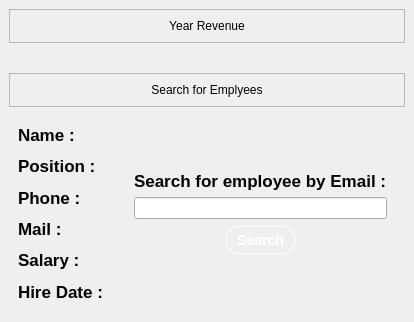
                <widget class="QWidget" name="manager">
                 <layout class="QVBoxLayout" name="verticalLayout_13">
                  <property name="leftMargin">
                   <number>0</number>
                  </property>
                  <property name="topMargin">
                   <number>0</number>
                  </property>
                  <property name="rightMargin">
                   <number>0</number>
                  </property>
                  <property name="bottomMargin">
                   <number>0</number>
                  </property>
                  <item>
                   <widget class="QWidget" name="MainMenu_2" native="true">
                    <property name="sizePolicy">
                     <sizepolicy hsizetype="Expanding" vsizetype="Expanding">
                      <horstretch>0</horstretch>
                      <verstretch>0</verstretch>
                     </sizepolicy>
                    </property>
                    <layout class="QVBoxLayout" name="verticalLayout_3">
                     <property name="leftMargin">
                      <number>0</number>
                     </property>
                     <property name="topMargin">
                      <number>0</number>
                     </property>
                     <property name="rightMargin">
                      <number>0</number>
                     </property>
                     <property name="bottomMargin">
                      <number>0</number>
                     </property>
                     <item>
                      <widget class="QWidget" name="graphContainer" native="true">
                       <property name="sizePolicy">
                        <sizepolicy hsizetype="Expanding" vsizetype="Expanding">
                         <horstretch>0</horstretch>
                         <verstretch>0</verstretch>
                        </sizepolicy>
                       </property>
                       <property name="minimumSize">
                        <size>
                         <width>200</width>
                         <height>0</height>
                        </size>
                       </property>
                       <layout class="QVBoxLayout" name="verticalLayout_10">
                        <item>
                         <widget class="QFrame" name="frame">
                          <property name="frameShape">
                           <enum>QFrame::Shape::StyledPanel</enum>
                          </property>
                          <property name="frameShadow">
                           <enum>QFrame::Shadow::Raised</enum>
                          </property>
                          <layout class="QHBoxLayout" name="horizontalLayout_8">
                           <item alignment="Qt::AlignmentFlag::AlignHCenter">
                            <widget class="QLabel" name="head1">
                             <property name="text">
                              <string>Year Revenue</string>
                             </property>
                             <property name="alignment">
                              <set>Qt::AlignmentFlag::AlignCenter</set>
                             </property>
                            </widget>
                           </item>
                          </layout>
                         </widget>
                        </item>
                        <item>
                         <widget class="QCustomPlot" name="graph" native="true">
                          <property name="sizePolicy">
                           <sizepolicy hsizetype="Preferred" vsizetype="Expanding">
                            <horstretch>0</horstretch>
                            <verstretch>0</verstretch>
                           </sizepolicy>
                          </property>
                         </widget>
                        </item>
                       </layout>
                      </widget>
                     </item>
                     <item>
                      <widget class="QWidget" name="employeeContainer" native="true">
                       <property name="minimumSize">
                        <size>
                         <width>200</width>
                         <height>0</height>
                        </size>
                       </property>
                       <layout class="QVBoxLayout" name="verticalLayout_25">
                        <item>
                         <widget class="QFrame" name="frame_7">
                          <property name="frameShape">
                           <enum>QFrame::Shape::StyledPanel</enum>
                          </property>
                          <property name="frameShadow">
                           <enum>QFrame::Shadow::Raised</enum>
                          </property>
                          <layout class="QHBoxLayout" name="horizontalLayout_11">
                           <item alignment="Qt::AlignmentFlag::AlignHCenter">
                            <widget class="QLabel" name="head2">
                             <property name="text">
                              <string>Search for Emplyees</string>
                             </property>
                             <property name="alignment">
                              <set>Qt::AlignmentFlag::AlignCenter</set>
                             </property>
                            </widget>
                           </item>
                          </layout>
                         </widget>
                        </item>
                        <item>
                         <widget class="QWidget" name="widget" native="true">
                          <layout class="QHBoxLayout" name="horizontalLayout_22">
                           <item>
                            <widget class="QWidget" name="widget_2" native="true">
                             <layout class="QVBoxLayout" name="verticalLayout_12">
                              <property name="leftMargin">
                               <number>0</number>
                              </property>
                              <property name="topMargin">
                               <number>0</number>
                              </property>
                              <property name="rightMargin">
                               <number>0</number>
                              </property>
                              <property name="bottomMargin">
                               <number>0</number>
                              </property>
                              <item>
                               <widget class="QWidget" name="widget_13" native="true">
                                <layout class="QHBoxLayout" name="horizontalLayout_14">
                                 <property name="leftMargin">
                                  <number>0</number>
                                 </property>
                                 <property name="topMargin">
                                  <number>0</number>
                                 </property>
                                 <property name="rightMargin">
                                  <number>0</number>
                                 </property>
                                 <property name="bottomMargin">
                                  <number>0</number>
                                 </property>
                                 <item>
                                  <widget class="QLabel" name="label">
                                   <property name="font">
                                    <font>
                                     <pointsize>13</pointsize>
                                     <bold>true</bold>
                                    </font>
                                   </property>
                                   <property name="text">
                                    <string>Name :</string>
                                   </property>
                                  </widget>
                                 </item>
                                 <item>
                                  <widget class="QLabel" name="employeeName">
                                   <property name="font">
                                    <font>
                                     <pointsize>13</pointsize>
                                     <bold>false</bold>
                                    </font>
                                   </property>
                                   <property name="text">
                                    <string/>
                                   </property>
                                  </widget>
                                 </item>
                                </layout>
                               </widget>
                              </item>
                              <item>
                               <widget class="QWidget" name="widget_10" native="true">
                                <layout class="QHBoxLayout" name="horizontalLayout_10">
                                 <property name="leftMargin">
                                  <number>0</number>
                                 </property>
                                 <property name="topMargin">
                                  <number>0</number>
                                 </property>
                                 <property name="rightMargin">
                                  <number>0</number>
                                 </property>
                                 <property name="bottomMargin">
                                  <number>0</number>
                                 </property>
                                 <item>
                                  <widget class="QLabel" name="label_6">
                                   <property name="font">
                                    <font>
                                     <pointsize>13</pointsize>
                                     <bold>true</bold>
                                    </font>
                                   </property>
                                   <property name="text">
                                    <string>Position :</string>
                                   </property>
                                  </widget>
                                 </item>
                                 <item>
                                  <widget class="QLabel" name="employeePosition">
                                   <property name="font">
                                    <font>
                                     <pointsize>13</pointsize>
                                     <bold>false</bold>
                                    </font>
                                   </property>
                                   <property name="text">
                                    <string/>
                                   </property>
                                  </widget>
                                 </item>
                                </layout>
                               </widget>
                              </item>
                              <item>
                               <widget class="QWidget" name="widget_12" native="true">
                                <layout class="QHBoxLayout" name="horizontalLayout_13">
                                 <property name="leftMargin">
                                  <number>0</number>
                                 </property>
                                 <property name="topMargin">
                                  <number>0</number>
                                 </property>
                                 <property name="rightMargin">
                                  <number>0</number>
                                 </property>
                                 <property name="bottomMargin">
                                  <number>0</number>
                                 </property>
                                 <item>
                                  <widget class="QLabel" name="label_2">
                                   <property name="font">
                                    <font>
                                     <pointsize>13</pointsize>
                                     <bold>true</bold>
                                    </font>
                                   </property>
                                   <property name="text">
                                    <string>Phone :</string>
                                   </property>
                                  </widget>
                                 </item>
                                 <item>
                                  <widget class="QLabel" name="employeePhone">
                                   <property name="font">
                                    <font>
                                     <pointsize>13</pointsize>
                                     <bold>false</bold>
                                    </font>
                                   </property>
                                   <property name="text">
                                    <string/>
                                   </property>
                                  </widget>
                                 </item>
                                </layout>
                               </widget>
                              </item>
                              <item>
                               <widget class="QWidget" name="widget_3" native="true">
                                <layout class="QHBoxLayout" name="horizontalLayout_6">
                                 <property name="leftMargin">
                                  <number>0</number>
                                 </property>
                                 <property name="topMargin">
                                  <number>0</number>
                                 </property>
                                 <property name="rightMargin">
                                  <number>0</number>
                                 </property>
                                 <property name="bottomMargin">
                                  <number>0</number>
                                 </property>
                                 <item>
                                  <widget class="QLabel" name="label_7">
                                   <property name="font">
                                    <font>
                                     <pointsize>13</pointsize>
                                     <bold>true</bold>
                                    </font>
                                   </property>
                                   <property name="text">
                                    <string>Mail :</string>
                                   </property>
                                  </widget>
                                 </item>
                                 <item>
                                  <widget class="QLabel" name="employeeEmail">
                                   <property name="font">
                                    <font>
                                     <pointsize>13</pointsize>
                                     <bold>false</bold>
                                    </font>
                                   </property>
                                   <property name="text">
                                    <string/>
                                   </property>
                                  </widget>
                                 </item>
                                </layout>
                               </widget>
                              </item>
                              <item>
                               <widget class="QWidget" name="widget_11" native="true">
                                <layout class="QHBoxLayout" name="horizontalLayout_9">
                                 <property name="leftMargin">
                                  <number>0</number>
                                 </property>
                                 <property name="topMargin">
                                  <number>0</number>
                                 </property>
                                 <property name="rightMargin">
                                  <number>0</number>
                                 </property>
                                 <property name="bottomMargin">
                                  <number>0</number>
                                 </property>
                                 <item>
                                  <widget class="QLabel" name="label_3">
                                   <property name="font">
                                    <font>
                                     <pointsize>13</pointsize>
                                     <bold>true</bold>
                                    </font>
                                   </property>
                                   <property name="text">
                                    <string>Salary :</string>
                                   </property>
                                  </widget>
                                 </item>
                                 <item>
                                  <widget class="QLabel" name="employeeSalary">
                                   <property name="font">
                                    <font>
                                     <pointsize>13</pointsize>
                                     <bold>false</bold>
                                    </font>
                                   </property>
                                   <property name="text">
                                    <string/>
                                   </property>
                                  </widget>
                                 </item>
                                </layout>
                               </widget>
                              </item>
                              <item>
                               <widget class="QWidget" name="widget_14" native="true">
                                <layout class="QHBoxLayout" name="horizontalLayout_12">
                                 <property name="leftMargin">
                                  <number>0</number>
                                 </property>
                                 <property name="topMargin">
                                  <number>0</number>
                                 </property>
                                 <property name="rightMargin">
                                  <number>0</number>
                                 </property>
                                 <property name="bottomMargin">
                                  <number>0</number>
                                 </property>
                                 <item>
                                  <widget class="QLabel" name="label_8">
                                   <property name="font">
                                    <font>
                                     <pointsize>13</pointsize>
                                     <bold>true</bold>
                                    </font>
                                   </property>
                                   <property name="text">
                                    <string>Hire Date :</string>
                                   </property>
                                  </widget>
                                 </item>
                                 <item>
                                  <widget class="QLabel" name="hireDate">
                                   <property name="font">
                                    <font>
                                     <pointsize>13</pointsize>
                                     <bold>false</bold>
                                    </font>
                                   </property>
                                   <property name="text">
                                    <string/>
                                   </property>
                                  </widget>
                                 </item>
                                </layout>
                               </widget>
                              </item>
                             </layout>
                            </widget>
                           </item>
                           <item alignment="Qt::AlignmentFlag::AlignRight">
                            <widget class="QWidget" name="widget_36" native="true">
                             <layout class="QVBoxLayout" name="verticalLayout_24">
                              <item>
                               <spacer name="verticalSpacer_8">
                                <property name="orientation">
                                 <enum>Qt::Orientation::Vertical</enum>
                                </property>
                                <property name="sizeHint" stdset="0">
                                 <size>
                                  <width>20</width>
                                  <height>40</height>
                                 </size>
                                </property>
                               </spacer>
                              </item>
                              <item alignment="Qt::AlignmentFlag::AlignTop">
                               <widget class="QLabel" name="label_22">
                                <property name="font">
                                 <font>
                                  <pointsize>13</pointsize>
                                  <bold>true</bold>
                                 </font>
                                </property>
                                <property name="text">
                                 <string>Search for employee by Email :</string>
                                </property>
                               </widget>
                              </item>
                              <item>
                               <widget class="QLineEdit" name="employeeSearch"/>
                              </item>
                              <item alignment="Qt::AlignmentFlag::AlignHCenter">
                               <widget class="QPushButton" name="searchBtn">
                                <property name="font">
                                 <font>
                                  <family>Arial</family>
                                  <pointsize>-1</pointsize>
                                  <bold>true</bold>
                                 </font>
                                </property>
                                <property name="styleSheet">
                                 <string notr="true">QPushButton {
        background-color: qlineargradient(spread:pad, x1:0, y1:0, x2:1, y2:1, 
                                          stop:0 rgba(50, 150, 250, 255), 
                                          stop:1 rgba(0, 100, 200, 255));
        color: white;
        border: 2px solid rgba(255, 255, 255, 0.5);
        border-radius: 15px; /* Rounded corners */
        padding: 5px 10px;
        font-size: 14px;
        font-weight: bold;
        font-family: &quot;Arial&quot;;
    }
    QPushButton:hover {
        background-color: qlineargradient(spread:pad, x1:0, y1:0, x2:1, y2:1, 
                                          stop:0 rgba(70, 170, 255, 255), 
                                          stop:1 rgba(10, 120, 220, 255));
        border: 2px solid rgba(255, 255, 255, 0.8);
        box-shadow: 0px 0px 10px rgba(0, 150, 255, 0.6); /* Glow effect */
    }
    QPushButton:pressed {
        background-color: rgba(0, 90, 180, 255);
        border: 2px solid rgba(255, 255, 255, 0.8);
    }</string>
                                </property>
                                <property name="text">
                                 <string>Search</string>
                                </property>
                               </widget>
                              </item>
                              <item>
                               <spacer name="verticalSpacer_3">
                                <property name="orientation">
                                 <enum>Qt::Orientation::Vertical</enum>
                                </property>
                                <property name="sizeHint" stdset="0">
                                 <size>
                                  <width>20</width>
                                  <height>40</height>
                                 </size>
                                </property>
                               </spacer>
                              </item>
                             </layout>
                            </widget>
                           </item>
                          </layout>
                         </widget>
                        </item>
                       </layout>
                      </widget>
                     </item>
                    </layout>
                   </widget>
                  </item>
                 </layout>
                </widget>
